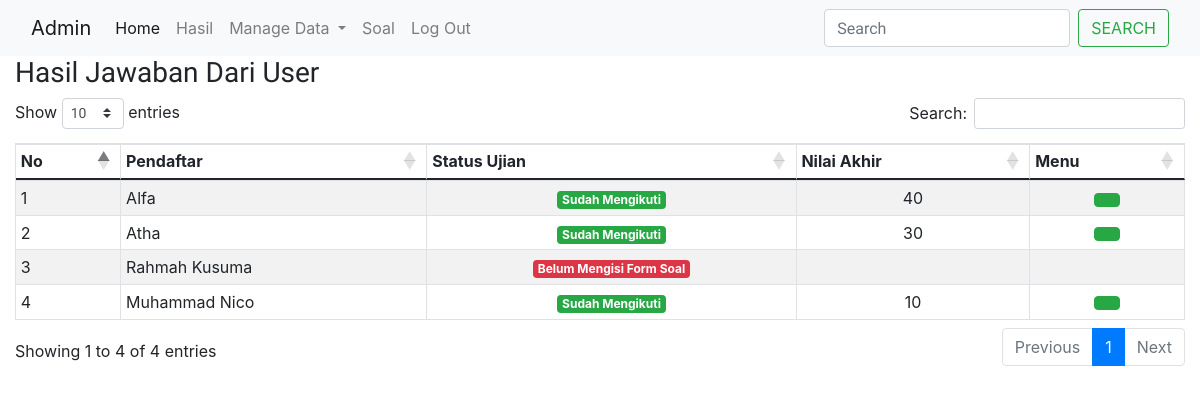
Page /index.php?hasil (signed in) on the committed database.
### tables this page shows
CREATE TABLE `tbl_register` (
  `id_register` int(11) NOT NULL,
  `nik` int(90) NOT NULL,
  `nama` char(90) NOT NULL,
  `tanggallahir` date NOT NULL,
  `usia` int(30) NOT NULL,
  `alamat` text NOT NULL,
  `provinsi` char(60) NOT NULL,
  `jk` enum('pria','wanita') NOT NULL,
  `status` enum('lajang','menikah') NOT NULL,
  `hasil_pemeriksaan` enum('negatif','positif') NOT NULL
);

CREATE TABLE `tbl_jawaban` (
  `id_jawaban` int(11) NOT NULL,
  `nik` char(90) NOT NULL,
  `benar` int(40) NOT NULL,
  `salah` int(40) NOT NULL,
  `kosong` int(40) NOT NULL,
  `nilai` char(50) NOT NULL
);

### halamanAdmin/hasil.php (the view, shortened to what this page needs)
<?php
    include_once"modal/modal_lihat_jawaban.php";
?>
<h3><span class="iconify" data-icon="bi:list-check" data-inline="false"></span>Hasil Jawaban Dari User</h3>
<table id="example" class="table table-bordered table-striped table-hover table-sm">
    <thead>
        <tr>
            <th>No</th>
            <th>Pendaftar</th>
            <th>Status Ujian</th>
            <th><span class="iconify" data-icon="clarity:checkbox-list-line" data-inline="false"></span> Nilai Akhir</th>
            <th>Menu</th>
        </tr>
    </thead>
    <tbody>
    <?php
        $users = mysqli_query($conn,"SELECT * FROM tbl_register ");
            $no=1;
            while($rowUsers = mysqli_fetch_array($users)){
                $statusUjian = mysqli_query($conn,"SELECT * FROM tbl_jawaban WHERE nik='$rowUsers[nik]' ");
                    if(mysqli_num_rows($statusUjian)>0){
                        $rowStatusUjian = mysqli_fetch_array($statusUjian);
                        $status ='<span class="badge bg-success">Sudah Mengikuti</span>';
                        $menu = "<a class='btn btn-success' title='Lihat Jawaban' href='#lihat_jawaban' data-toggle='modal' data-id='$rowUsers[nik]'><span class='iconify' data-icon='fluent:eye-show-12-regular' data-inline='false'></span></a>";
                        $nilaiAkhir = $rowStatusUjian['nilai'];
                    }else{
                        $status ='<span class="badge bg-danger">Belum Mengisi Form Soal</span>';
                        $menu ="";
                        $nilaiAkhir ="";
                    }
                echo"<tr>
                    <td>$no</td>
                    <td>$rowUsers[nama]</td>
                    <td align='center'>$status</td>
                    <td align='center'>$nilaiAkhir</td>
                    <td align='center'>$menu</td>
                </tr>";
                $no++;
            }
    ?>
    </tbody>
</table>

### css/style.css (style rules this page uses)
html { overflow-x: hidden; }
body { line-height: 1.7; color: gray; font-weight: 400; font-size: 1rem; }
a { -webkit-transition: .3s all ease; -o-transition: .3s all ease; transition: .3s all ease; }
h1, h2, h3, h4, h5, .h1, .h2, .h3, .h4, .h5 { font-family: "Mulish", -apple-system, BlinkMacSystemFont, "Segoe UI", Roboto, "Helvetica Neue", Arial, "Noto Sans", sans-serif, "Apple Color Emoji", "Segoe UI Emoji", "Segoe UI Symbol", "Noto Color Emoji"; }
body:after { -webkit-transition: .3s all ease-in-out; -o-transition: .3s all ease-in-out; transition: .3s all ease-in-out; }
.btn { font-size: 12px; text-transform: uppercase; border-radius: 30px; padding: 10px 30px; }

### rows in the picture
tbl_register: nama "Alfa", shows "Sudah Mengikuti", tbl_jawaban.nilai "40"
tbl_register: nama "Atha", shows "Sudah Mengikuti", tbl_jawaban.nilai "30"
tbl_register: nama "Rahmah Kusuma", shows "Belum Mengisi Form Soal"
tbl_register: nama "Muhammad Nico", shows "Sudah Mengikuti", tbl_jawaban.nilai "10"
